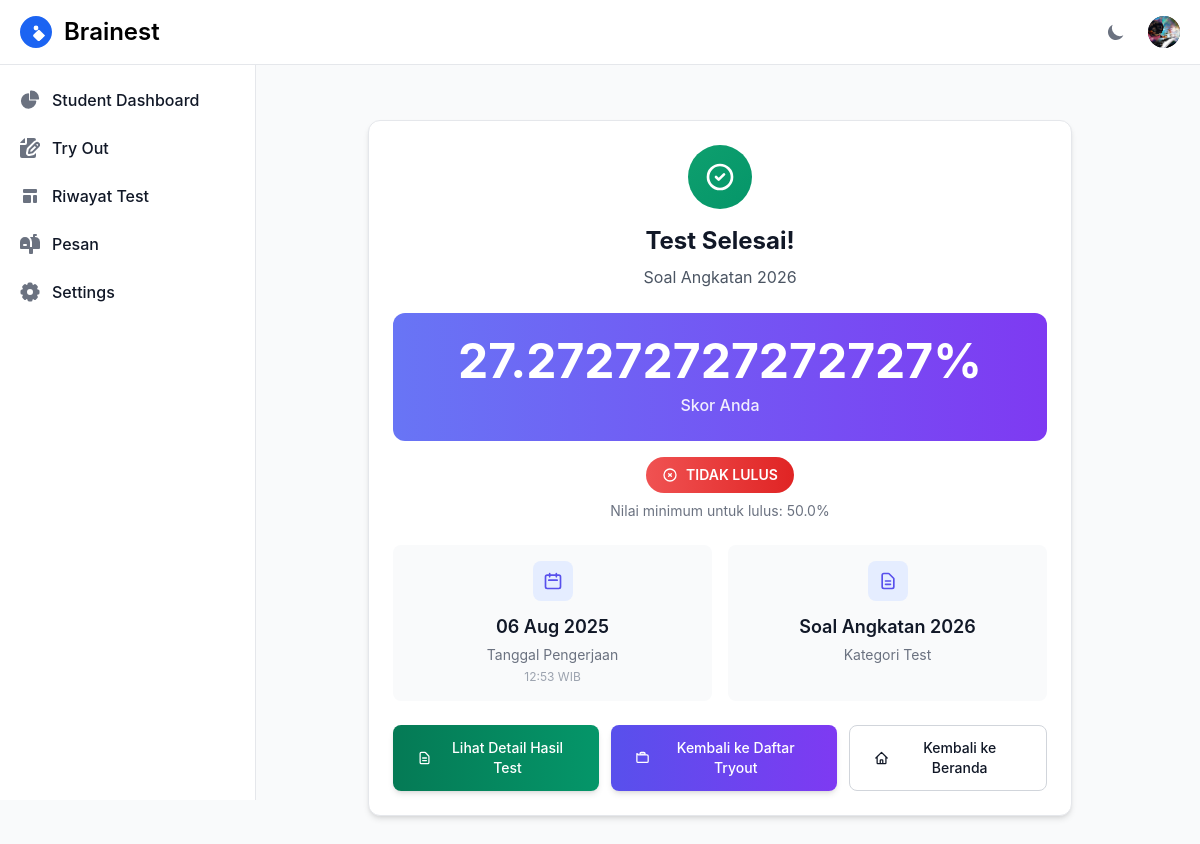
The page /students/tests/80/results/ (signed in) on the database its author committed.
### otosapp/models.py (models this page shows, shortened)
class User(AbstractUser):
    email = models.EmailField(unique=True)
    USERNAME_FIELD = 'email'
    REQUIRED_FIELDS = ['username']
    role = models.ForeignKey('Role', on_delete=models.SET_NULL, null=True)
    profile_picture = models.ImageField(upload_to='profile_pictures/', null=True, blank=True)
    groups = models.ManyToManyField(
        Group,
        related_name="custom_user_set",  # Add a custom related name here
        blank=True,
        help_text="The groups this user belongs to.",
        verbose_name="groups"
    )
    user_permissions = models.ManyToManyField(
        Permission,
        related_name="custom_user_permissions",  # Add a custom related name here
        blank=True,
        help_text="Specific permissions for this user.",
        verbose_name="user permissions"
    )

class Category(models.Model):
    SCORING_METHODS = [
        ('default', 'Default (100/jumlah soal)'),
        ('custom', 'Custom (nilai per soal)'),
        ('utbk', 'UTBK (difficulty-based)'),
    ]
    category_name = models.CharField(max_length=200)
    time_limit = models.IntegerField(default=60, help_text="Time limit in minutes (default: 60 minutes)")
    scoring_method = models.CharField(max_length=10, choices=SCORING_METHODS, default='default')
    passing_score = models.FloatField(default=75.0, help_text="Minimum score required to pass (0-100)")
    def get_passing_score(self):
        return f"{self.passing_score}%"
    def is_passing_score(self, score):
        return score >= self.passing_score

class Test(models.Model):
    student = models.ForeignKey(
        User, on_delete=models.CASCADE,
        limit_choices_to={'userprofile__role__role_name': 'Student'},
        related_name="tests"
    )
    score = models.FloatField(default=0, verbose_name="Score")
    date_taken = models.DateTimeField(auto_now_add=True, verbose_name="Date Taken")
    start_time = models.DateTimeField(null=True, blank=True, verbose_name="Test Start Time")
    end_time = models.DateTimeField(null=True, blank=True, verbose_name="Test End Time")
    time_limit = models.IntegerField(default=60, verbose_name="Time Limit (minutes)")
    is_submitted = models.BooleanField(default=False, verbose_name="Is Submitted")
    categories = models.ManyToManyField(Category, related_name="tests", blank=True)
    def calculate_score(self):
        answers = self.answers.all()
        if not answers.exists():
            self.score = 0
            self.save()
            return
        category = answers.first().question.category
        if category.scoring_method == 'default':
            self._calculate_default_score()
        elif category.scoring_method == 'custom':
            self._calculate_custom_score()
        elif category.scoring_method == 'utbk':
            self._calculate_utbk_score()
        self.save()
    def _calculate_default_score(self):
        total_answered = self.answers.count()
        if total_answered == 0:
            self.score = 0
        else:
            correct_answers = self.answers.filter(selected_choice__is_correct=True).count()
            self.score = (correct_answers / total_answered) * 100
    def is_passed(self):
        answers = self.answers.all()
        if not answers.exists():
            return False
        category = answers.first().question.category
        return category.is_passing_score(self.score)
    def get_pass_status(self):
        if self.is_passed():
            return {'status': 'LULUS', 'color': 'green'}
        else:
            return {'status': 'TIDAK LULUS', 'color': 'red'}

### otosapp/views.py (the view)
# urls.py: path('students/tests/<int:test_id>/results/', views.test_results, name='test_results'),
@login_required
@students_required
def test_results(request, test_id):
    test = get_object_or_404(Test, id=test_id)
    category = test.categories.first()
    if not category:
        first_answer = test.answers.first()
        category = first_answer.question.category if first_answer else None
    if test.answers.exists():
        test.calculate_score()
    return render(request, 'students/tests/test_results.html', {
        'test': test,
        'category': category
    })

### otosapp/templates/students/tests/test_results.html (shortened to what this page needs)
{% extends 'base.html' %}
{% block content %}
<div class="max-w-3xl mx-auto p-4 sm:p-6 space-y-4">
    <div class="bg-white dark:bg-gray-800 rounded-xl shadow-md p-6 border border-gray-200 dark:border-gray-700">
        <div class="text-center">
            <div class="flex items-center justify-center w-16 h-16 bg-gradient-to-br from-green-500 to-emerald-600 rounded-full mx-auto mb-4">
                <svg class="w-8 h-8 text-white" fill="none" stroke="currentColor" stroke-width="2" viewBox="0 0 24 24" xmlns="http://www.w3.org/2000/svg">
                    <path stroke-linecap="round" stroke-linejoin="round" d="M9 12l2 2 4-4m6 2a9 9 0 11-18 0 9 9 0 0118 0z"></path>
                </svg>
            </div>
            <h1 class="text-2xl font-bold text-gray-900 dark:text-white mb-2">Test Selesai!</h1>
            <p class="text-base text-gray-600 dark:text-gray-400 mb-6">{{ category.category_name|default:"Test Kategori" }}</p>
            <div class="bg-gradient-to-r from-indigo-500 to-purple-600 rounded-xl p-6 mb-4">
                <div class="text-center text-white">
                    <div class="text-4xl sm:text-5xl font-bold mb-2">{{ test.score }}%</div>
                    <div class="text-base font-medium opacity-90">Skor Anda</div>
                </div>
            </div>
            {% with status=test.get_pass_status %}
            <div class="mb-6">
                <div class="inline-flex items-center px-4 py-2 text-sm font-semibold text-white rounded-full
                    {% if status.color == 'green' %}
                        bg-gradient-to-r from-green-500 to-emerald-600
                    {% else %}
                        bg-gradient-to-r from-red-500 to-red-600
                    {% endif %}">
                    {% if status.color == 'green' %}
                        <svg class="w-4 h-4 mr-2" fill="none" stroke="currentColor" stroke-width="2" viewBox="0 0 24 24" xmlns="http://www.w3.org/2000/svg">
                            <path stroke-linecap="round" stroke-linejoin="round" d="M9 12l2 2 4-4m6 2a9 9 0 11-18 0 9 9 0 0118 0z"></path>
                        </svg>
                    {% else %}
                        <svg class="w-4 h-4 mr-2" fill="none" stroke="currentColor" stroke-width="2" viewBox="0 0 24 24" xmlns="http://www.w3.org/2000/svg">
                            <path stroke-linecap="round" stroke-linejoin="round" d="M10 14l2-2m0 0l2-2m-2 2l-2-2m2 2l2 2m7-2a9 9 0 11-18 0 9 9 0 0118 0z"></path>
                        </svg>
                    {% endif %}
                    {{ status.status }}
                </div>
                <p class="text-sm text-gray-500 dark:text-gray-400 mt-2">
                    Nilai minimum untuk lulus: {{ category.get_passing_score }}
                </p>
            </div>
            {% endwith %}
            <div class="grid grid-cols-1 sm:grid-cols-2 gap-4 mb-6">
                <div class="bg-gray-50 dark:bg-gray-700 rounded-lg p-4">
                    <div class="flex items-center justify-center mb-3">
                        <div class="w-10 h-10 bg-indigo-100 dark:bg-indigo-900 rounded-lg flex items-center justify-center">
                        </div>
                    </div>
                    <div class="text-lg font-semibold text-gray-900 dark:text-white mb-1">{{ test.date_taken|date:"d M Y" }}</div>
                    <div class="text-sm text-gray-500 dark:text-gray-400">Tanggal Pengerjaan</div>
                    <div class="text-xs text-gray-400 dark:text-gray-500 mt-1">{{ test.date_taken|date:"H:i" }} WIB</div>
                </div>
                <div class="bg-gray-50 dark:bg-gray-700 rounded-lg p-4">
                    <div class="flex items-center justify-center mb-3">
                        <div class="w-10 h-10 bg-indigo-100 dark:bg-indigo-900 rounded-lg flex items-center justify-center">
                        </div>
                    </div>
                    <div class="text-lg font-semibold text-gray-900 dark:text-white mb-1">{{ category.category_name|default:"Test Kategori" }}</div>
                    <div class="text-sm text-gray-500 dark:text-gray-400">Kategori Test</div>
                </div>
            </div>
            <div class="flex flex-col sm:flex-row gap-3 justify-center">
                <a href="{% url 'test_results_detail' test.id %}" class="inline-flex items-center justify-center gap-2 px-6 py-3 text-sm font-medium text-white bg-gradient-to-r from-green-600 to-emerald-600 rounded-lg hover:from-green-700 hover:to-emerald-700 focus:outline-none focus:ring-4 focus:ring-green-300 dark:focus:ring-green-800 transition-all shadow-md">
                    <svg class="w-4 h-4" fill="none" stroke="currentColor" stroke-width="2" viewBox="0 0 24 24" xmlns="http://www.w3.org/2000/svg">
                        <path stroke-linecap="round" stroke-linejoin="round" d="M9 12h6m-6 4h6m2 5H7a2 2 0 01-2-2V5a2 2 0 012-2h5.586a1 1 0 01.707.293l5.414 5.414a1 1 0 01.293.707V19a2 2 0 01-2 2z"></path>
                    </svg>
                    Lihat Detail Hasil Test
                </a>
                <a href="{% url 'tryout_list' %}" class="inline-flex items-center justify-center gap-2 px-6 py-3 text-sm font-medium text-white bg-gradient-to-r from-indigo-600 to-purple-600 rounded-lg hover:from-indigo-700 hover:to-purple-700 focus:outline-none focus:ring-4 focus:ring-indigo-300 dark:focus:ring-indigo-800 transition-all shadow-md">
                    Kembali ke Daftar Tryout
                </a>
                <a href="{% url 'home' %}" class="inline-flex items-center justify-center gap-2 px-6 py-3 text-sm font-medium text-gray-900 bg-white border border-gray-300 rounded-lg hover:bg-gray-100 focus:outline-none focus:ring-4 focus:ring-gray-200 dark:bg-gray-800 dark:text-white dark:border-gray-600 dark:hover:bg-gray-700 dark:focus:ring-gray-700 transition-all">
                    Kembali ke Beranda
                </a>
            </div>
        </div>
    </div>
</div>
{% endblock %}

### otosapp/templates/base.html (shortened to what this page needs)
{% load static %}
{% load compress %}
<!DOCTYPE html>
<html lang="en">
<head>
    {% compress css %}
    <link rel="stylesheet" href="{% static 'src/output.css' %}">
    {% endcompress %}
</head>
<body class="min-h-screen bg-gray-50 dark:bg-gray-900">
    <nav class="fixed top-0 z-50 w-full bg-white border-b border-gray-200 dark:bg-gray-800 dark:border-gray-700">
        <div class="px-3 py-3 lg:px-5 lg:pl-3">
          <div class="flex items-center justify-between">
            <div class="flex items-center justify-start rtl:justify-end">
              <a href="{% url 'home' %}" class="flex ms-2 md:me-24">
                <span class="self-center text-xl font-semibold sm:text-2xl whitespace-nowrap dark:text-white">Brainest</span>
              </a>
            </div>
            <div class="flex items-center">
               <button id="theme-toggle" type="button" class="text-gray-500 dark:text-gray-400 hover:bg-gray-100 dark:hover:bg-gray-700 focus:outline-none focus:ring-4 focus:ring-gray-200 dark:focus:ring-gray-700 rounded-lg text-sm p-2.5">
                  <svg id="theme-toggle-dark-icon" class="hidden w-5 h-5" fill="currentColor" viewBox="0 0 20 20" xmlns="http://www.w3.org/2000/svg"><path d="M17.293 13.293A8 8 0 016.707 2.707a8.001 8.001 0 1010.586 10.586z"></path></svg>
              </button>
               {% if user.is_authenticated %}
                <div class="flex items-center ms-3">
                  <div class="relative">
                    <button type="button" class="flex text-sm bg-gray-800 rounded-full focus:ring-4 focus:ring-gray-300 dark:focus:ring-gray-600" aria-expanded="false" data-dropdown-toggle="dropdown-user">
                      {% if user.profile_picture %}
                        <img class="w-8 h-8 rounded-full object-cover" src="{{ user.profile_picture.url }}" alt="user photo">
                      {% endif %}
                    </button>
                  </div>
                </div>
                {% endif %}
              </div>
          </div>
        </div>
      </nav>
    {% if user.is_authenticated and request.path != '/otosapp/login/' and request.path != '/otosapp/register/' %}
    {% include 'sidebar.html' %}
    {% endif %}
    <div class="flex pt-16" >
        <main class="{% if user.is_authenticated and request.path != '/otosapp/login/' and request.path != '/otosapp/register/' %}sm:pl-64{% endif %} flex-grow container mx-auto px-4 py-8">
            {% block content %}{% endblock %}
        </main>
    </div>
</body>
</html>

### rows shown on the page
User: profile_picture (picture)
Category: category_name "Soal Angkatan 2026", get_passing_score "50.0%"
Test: score "27.27272727272727", date_taken "06 Aug 2025", date_taken "12:53"

### other values the page prints
{{ status.status }} "TIDAK LULUS"
